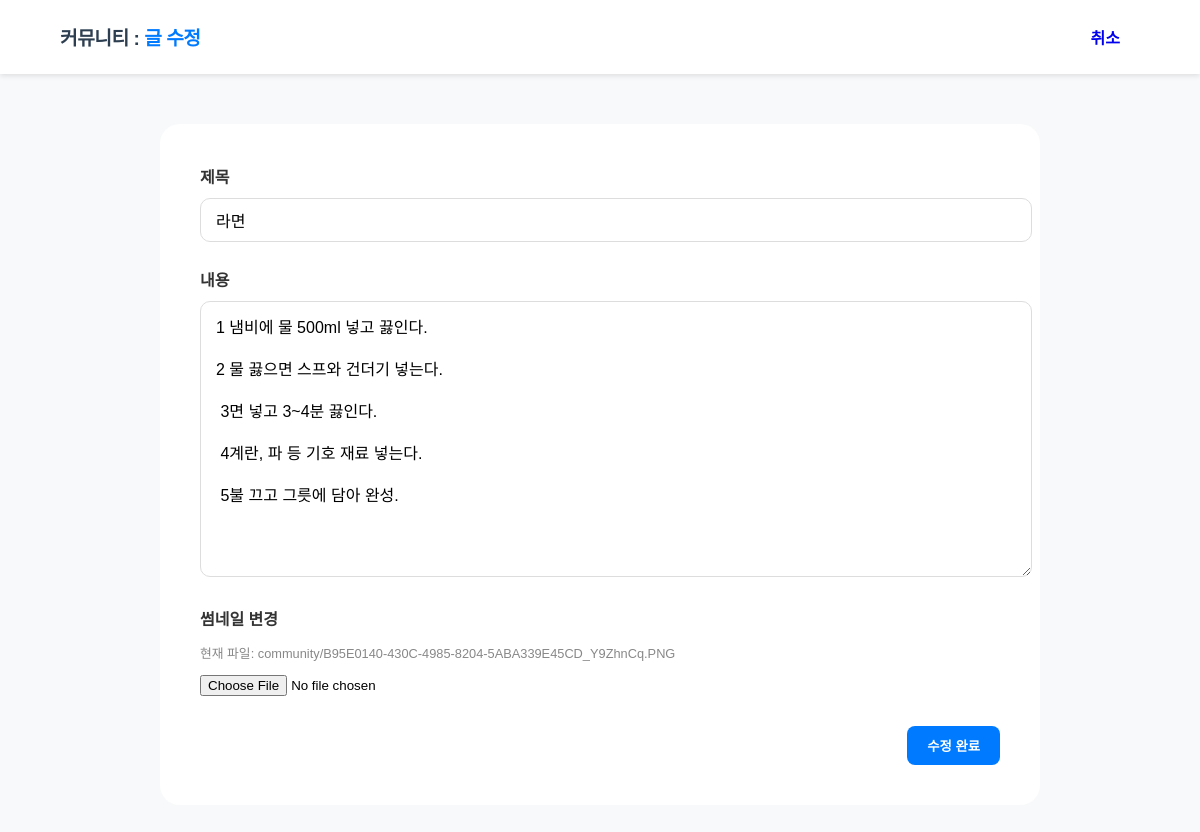
Page /posts/10/edit/ on the committed database.
### community/models.py (models this page shows, shortened)
class Post(models.Model):
    author = models.ForeignKey(User, on_delete=models.CASCADE)
    title = models.CharField(max_length=100) #제목
    content = models.TextField() #내용 저장될 곳
    thumbnail = models.ImageField(upload_to="community", blank=True, null=True) #이미지 저장될 곳(여기서 pip install Pillow)
    created_at = models.DateTimeField(auto_now_add=True) #글작성시간 자동 저장

### community/views.py (the view, shortened to what this page needs)
# urls.py: re_path(r'^posts/(?P<post_id>\d+)/edit/$', views.post_edit, name='post_edit'), #수정
def post_edit(request, post_id):
    my_post = Post.objects.get(id=post_id)
    return render(request, "community/post_edit.html", {"post": my_post})

### templates/community/post_edit.html (shortened to what this page needs)
{% load static %}
<!doctype html>
<html lang="ko">
<head>
    <link rel="stylesheet" href="{% static 'css/community.css' %}">
</head>
<body>
    <div id="navbar">
        <span>커뮤니티 : <b>글 수정</b></span>
        <a href="{% url 'community:post_detail' post.id %}" class="btn">취소</a>
    </div>
    <div id="post-detail">
        <form method="POST" enctype="multipart/form-data">
            <div class="form-group">
                <label>제목</label>
                <input name="title" type="text" value="{{ post.title }}">
            </div>
            <div class="form-group">
                <label>내용</label>
                <textarea name="content">{{ post.content }}</textarea>
            </div>
            <div class="form-group">
                <label>썸네일 변경</label>
                {% if post.thumbnail %}
                    <p style="font-size: 0.8em; color: #888;">현재 파일: {{ post.thumbnail.name }}</p>
                {% endif %}
                <input name="thumbnail" type="file">
            </div>
            <div class="form-actions">
                <button type="submit" class="btn btn-primary">수정 완료</button>
            </div>
        </form>
    </div>
</body>
</html>

### static/css/community.css (style rules this page uses)
body { font-family: 'Pretendard', sans-serif; background-color: #f8f9fa; margin: 0; padding: 0; }
#navbar { background: white; padding: 15px 5%; display: flex; justify-content: space-between; align-items: center; box-shadow: 0 2px 5px rgba(0,0,0,0.1); position: sticky; top: 0; z-index: 100; }
#navbar span { font-weight: 800; font-size: 1.2rem; color: #2c3e50; letter-spacing: -0.5px; }
#navbar span b { color: #007bff; font-weight: 800; }
#post-detail { max-width: 800px; margin: 50px auto; background: white; padding: 40px; border-radius: 20px; }
.btn { padding: 10px 20px; border-radius: 8px; text-decoration: none; font-weight: 600; display: inline-block; }
.btn-primary { background: #007bff; color: white; border: none; }
.form-group { margin-bottom: 25px; }
.form-group label { display: block; font-weight: 700; margin-bottom: 10px; color: #333; }
.form-group input[type="text"], .form-group textarea { width: 100%; padding: 12px 15px; border: 1px solid #ddd; border-radius: 10px; font-size: 1rem; font-family: inherit; }
.form-group textarea { height: 250px; resize: vertical; }
.form-actions { display: flex; justify-content: flex-end; gap: 10px; margin-top: 30px; }

### rows in the picture
Post: title "라면", content "1 냄비에 물 500ml 넣고 끓인다. 2 물 끓으면 스프와 건더기 넣는다. 3면 넣고 3~4분 끓인다. 4계란, 파 등 기호 재료 넣는다. 5불 끄고 그릇에 담아 완성.", thumbnail.name "community/B95E0140-430C-4985-8204-5ABA339E45CD_Y9ZhnCq.PNG"
